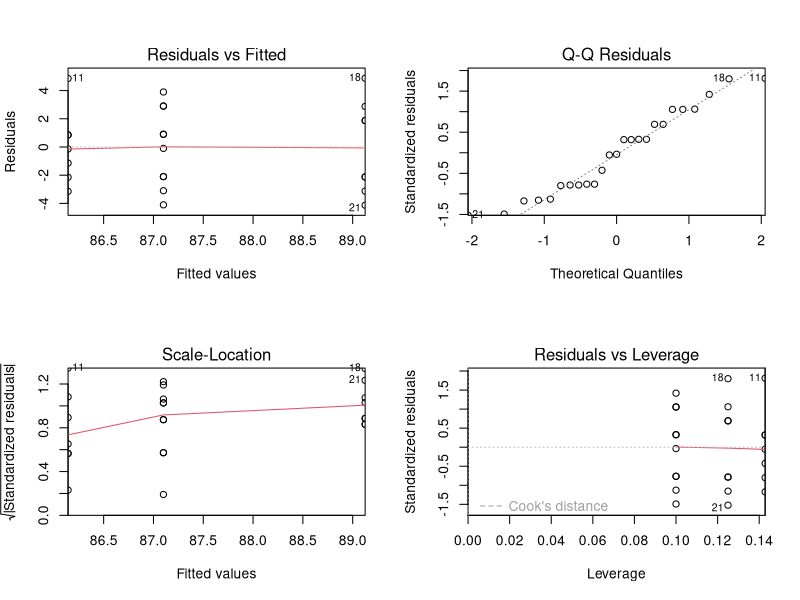
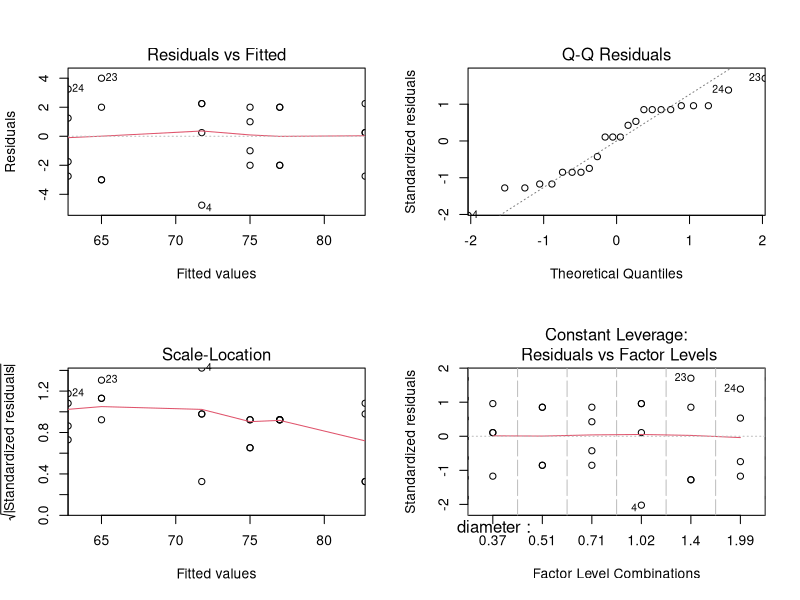
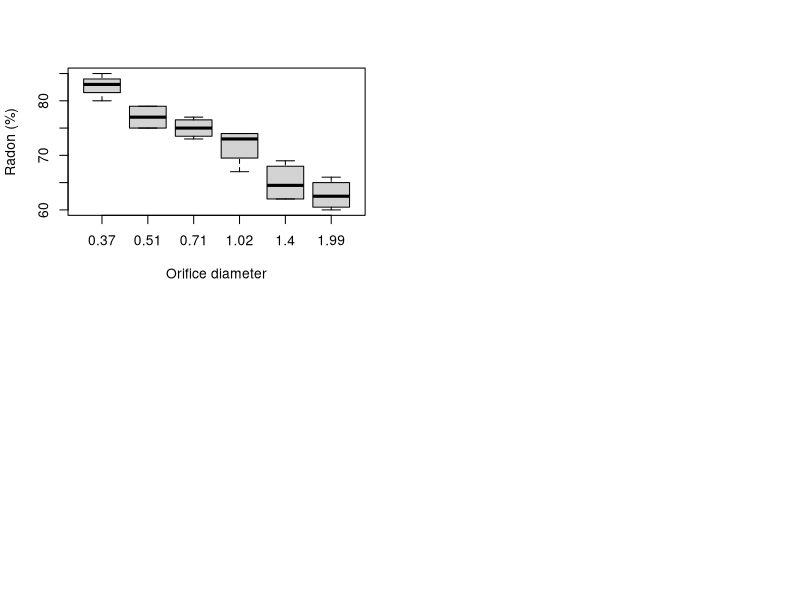

Write the R code that produced these figures, in order.
## ---- chunk 1
knitr::opts_chunk$set(echo = TRUE)
## ---- chunk 2
table <- '
| Source | DF | SS     | MS | F | P |
|--------|----|--------|----|---|---|
| Factor | 3  | 36.15  | ?  | ? | ? |
| Error  | ?  | ?      | ?  |   |   |
| Total  | 19 | 196.04 |    |   |   |
'
cat(table)
## ---- chunk 3
table <- '
| Source | DF | SS     | MS         | F        | P         |
|--------|----|--------|------------|----------|-----------|
| Factor | 3  | 36.15  | 12.05      | 1.213418 | 0.3369274 |
| Error  | 16 | 158.89 | 9.930625   |          |           |
| Total  | 19 | 196.04 |            |          |           |
'
cat(table)
## ---- chunk 4
df <- data.frame(
  season = c(rep('summer', 10), rep('shoulder', 7), rep('winter', 8)),
  y = c(83, 85, 85, 87, 90, 88, 88, 84, 91, 90, 91, 87, 84,
        87, 85, 86, 83, 94, 91, 87, 85, 87, 91, 92, 86)
)

# frequency table
cat('summer:', df[df$season == 'summer', 'y'], '\n',
    'shoulder:', df[df$season == 'shoulder', 'y'], '\n',
    'winter:', df[df$season == 'winter', 'y'], '\n\n')

# one-way ANOVA
df$season <- as.factor(df$season)
fit <- aov(y ~ season, data = df)
summary(fit)
## ---- chunk 5
par(mfrow = c(2, 2))
plot(fit, xaxs='i', yaxs='i')
## ---- chunk 6
df <- data.frame(
  diameter = c(0.37, 0.51, 0.71, 1.02, 1.40, 1.99),
  rep1 = c(80, 75, 74, 67, 62, 60),
  rep2 = c(83, 75, 73, 72, 62, 61),
  rep3 = c(83, 79, 76, 74, 67, 64),
  rep4 = c(85, 79, 77, 74, 69, 66)
)
df
## ---- chunk 7
# reshaping
df_long <- reshape(df, direction = 'long', idvar = 'diameter', varying = list(2:5), 
                   timevar = 'rep', v.names = 'radon')
df_long$diameter <- as.factor(df_long$diameter)  # use factor here to obtain 5 df!
rownames(df_long) <- NULL

# one-way ANOVA
fit <- aov(radon ~ diameter, data = df_long)
summary(fit)
## ---- chunk 8
# it is the P(F > 30.85), where F is MS_factor / MS_error
# df1 is the DF of factor, and df2 is the DF of the errors
# lower.tail=F means we want the right side region of the quantile
pf(q = 30.85, df1 = 5, df2 = 18, lower.tail = F) 
## ---- chunk 9
par(mfrow = c(2, 2))
plot(fit, xaxs='i', yaxs='i')
## ---- chunk 10
boxplot(radon ~ diameter, data = df_long, xlab = 'Orifice diameter', ylab = 'Radon (%)')
## ---- chunk 11
table <- '
| Source of variability | SSQ | df | MSQ | Fcalc |
|-----------------------|-----|----|-----|-------|
| Diet                  | ?   | 3  | ?   | 15    |
| Error                 | ?   | ?  | 600 |       |
| Total                 | ?   | ?  |     |       |
'
cat(table)
## ---- chunk 12
table <- '
| Source of variability | SSQ    | df | MSQ  | Fcalc |
|-----------------------|------- |----|------|-------|
| Diet                  | 27000  | 3  | 9000 | 15    |
| Error                 | 57600  | 96 | 600  |       |
| Total                 | 84600  | 99 |      |       |
'
cat(table)
## ---- chunk 13
df <- read.csv('HW2_Q5.csv')
df$dose <- as.factor(df$dose)
tibble::glimpse(df)
## ---- chunk 14
fit <- aov(yield ~ dose, data = df)
summary(fit)
